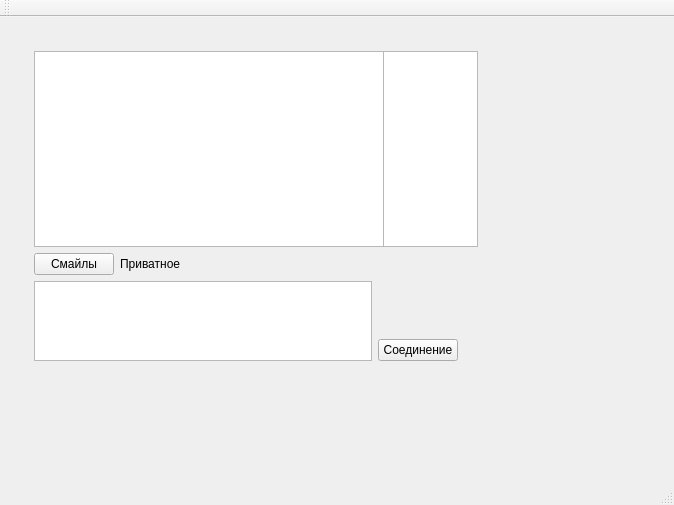
<?xml version="1.0" encoding="UTF-8"?>
<ui version="4.0">
 <class>MainWindow</class>
 <widget class="QMainWindow" name="MainWindow">
  <property name="geometry">
   <rect>
    <x>0</x>
    <y>0</y>
    <width>674</width>
    <height>505</height>
   </rect>
  </property>
  <property name="windowTitle">
   <string>MainWindow</string>
  </property>
  <widget class="QWidget" name="centralWidget">
   <widget class="QWidget" name="layoutWidget">
    <property name="geometry">
     <rect>
      <x>10</x>
      <y>10</y>
      <width>492</width>
      <height>345</height>
     </rect>
    </property>
    <layout class="QGridLayout" name="gridLayout">
     <item row="1" column="0">
      <spacer name="horizontalSpacer_3">
       <property name="orientation">
        <enum>Qt::Horizontal</enum>
       </property>
       <property name="sizeType">
        <enum>QSizePolicy::Fixed</enum>
       </property>
       <property name="sizeHint" stdset="0">
        <size>
         <width>13</width>
         <height>20</height>
        </size>
       </property>
      </spacer>
     </item>
     <item row="0" column="1" colspan="2">
      <spacer name="verticalSpacer_2">
       <property name="orientation">
        <enum>Qt::Vertical</enum>
       </property>
       <property name="sizeType">
        <enum>QSizePolicy::Fixed</enum>
       </property>
       <property name="sizeHint" stdset="0">
        <size>
         <width>20</width>
         <height>13</height>
        </size>
       </property>
      </spacer>
     </item>
     <item row="1" column="4" colspan="2">
      <widget class="UserList" name="userList">
       <property name="sizePolicy">
        <sizepolicy hsizetype="Fixed" vsizetype="Expanding">
         <horstretch>0</horstretch>
         <verstretch>0</verstretch>
        </sizepolicy>
       </property>
       <property name="maximumSize">
        <size>
         <width>100</width>
         <height>16777215</height>
        </size>
       </property>
      </widget>
     </item>
     <item row="1" column="1" colspan="3">
      <widget class="QTextBrowser" name="browserMsg">
       <property name="minimumSize">
        <size>
         <width>350</width>
         <height>190</height>
        </size>
       </property>
      </widget>
     </item>
     <item row="2" column="1">
      <widget class="QPushButton" name="choiceSmile">
       <property name="sizePolicy">
        <sizepolicy hsizetype="Fixed" vsizetype="Fixed">
         <horstretch>0</horstretch>
         <verstretch>0</verstretch>
        </sizepolicy>
       </property>
       <property name="text">
        <string>Смайлы</string>
       </property>
      </widget>
     </item>
     <item row="2" column="2">
      <widget class="QLabel" name="labelPrivate">
       <property name="text">
        <string>Приватное</string>
       </property>
      </widget>
     </item>
     <item row="4" column="4">
      <widget class="QPushButton" name="connectDisconnectButton">
       <property name="sizePolicy">
        <sizepolicy hsizetype="Fixed" vsizetype="Fixed">
         <horstretch>0</horstretch>
         <verstretch>0</verstretch>
        </sizepolicy>
       </property>
       <property name="text">
        <string>Соединение</string>
       </property>
      </widget>
     </item>
     <item row="3" column="5">
      <spacer name="horizontalSpacer">
       <property name="orientation">
        <enum>Qt::Horizontal</enum>
       </property>
       <property name="sizeType">
        <enum>QSizePolicy::Fixed</enum>
       </property>
       <property name="sizeHint" stdset="0">
        <size>
         <width>27</width>
         <height>20</height>
        </size>
       </property>
      </spacer>
     </item>
     <item row="3" column="1" rowspan="2" colspan="3">
      <widget class="TextEdit" name="msgEdit">
       <property name="sizePolicy">
        <sizepolicy hsizetype="Expanding" vsizetype="Fixed">
         <horstretch>0</horstretch>
         <verstretch>0</verstretch>
        </sizepolicy>
       </property>
       <property name="minimumSize">
        <size>
         <width>0</width>
         <height>80</height>
        </size>
       </property>
       <property name="maximumSize">
        <size>
         <width>16777215</width>
         <height>80</height>
        </size>
       </property>
       <property name="focusPolicy">
        <enum>Qt::StrongFocus</enum>
       </property>
      </widget>
     </item>
     <item row="2" column="3">
      <spacer name="horizontalSpacer_2">
       <property name="orientation">
        <enum>Qt::Horizontal</enum>
       </property>
       <property name="sizeHint" stdset="0">
        <size>
         <width>188</width>
         <height>20</height>
        </size>
       </property>
      </spacer>
     </item>
     <item row="2" column="4" rowspan="2">
      <spacer name="verticalSpacer">
       <property name="orientation">
        <enum>Qt::Vertical</enum>
       </property>
       <property name="sizeType">
        <enum>QSizePolicy::Fixed</enum>
       </property>
       <property name="sizeHint" stdset="0">
        <size>
         <width>20</width>
         <height>68</height>
        </size>
       </property>
      </spacer>
     </item>
    </layout>
   </widget>
  </widget>
  <widget class="QMenuBar" name="menuBar">
   <property name="geometry">
    <rect>
     <x>0</x>
     <y>0</y>
     <width>674</width>
     <height>21</height>
    </rect>
   </property>
  </widget>
  <widget class="QToolBar" name="mainToolBar">
   <attribute name="toolBarArea">
    <enum>TopToolBarArea</enum>
   </attribute>
   <attribute name="toolBarBreak">
    <bool>false</bool>
   </attribute>
  </widget>
  <widget class="QStatusBar" name="statusBar"/>
 </widget>
 <layoutdefault spacing="6" margin="11"/>
 <customwidgets>
  <customwidget>
   <class>TextEdit</class>
   <extends>QTextEdit</extends>
   <header>textedit.h</header>
  </customwidget>
  <customwidget>
   <class>UserList</class>
   <extends>QListWidget</extends>
   <header>userlist.h</header>
  </customwidget>
 </customwidgets>
 <resources/>
 <connections/>
</ui>
